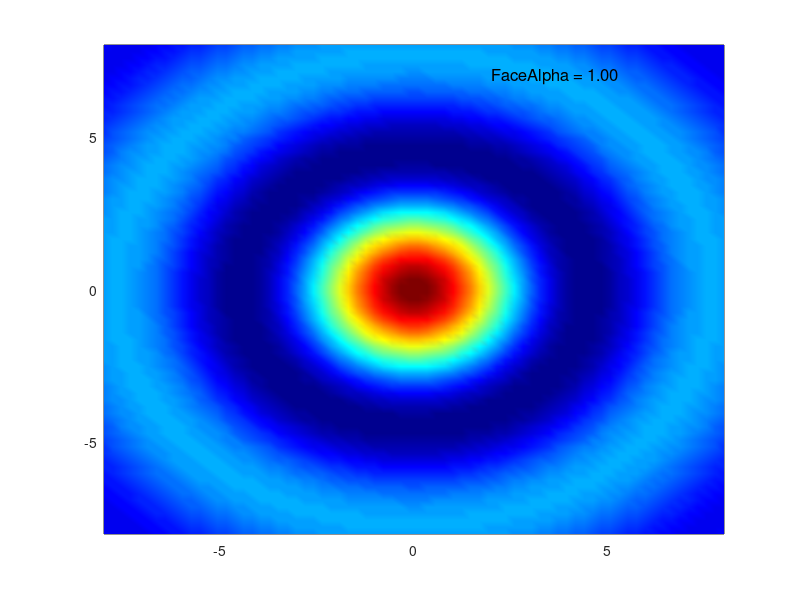

Here is the MATLAB script that generated this plot:
clf
# create sombrero
x = linspace(-8,8,72);
y = linspace(-8,8,74);
[xx,yy] = meshgrid(x,y);
r = sqrt(xx.^2 + yy.^2) + eps;
zz = sin (r) ./ r;

pcolor(xx,yy,zz);
colormap(jet);
h=get(gca,'Children');
shading interp;
ht=text(2,7,'FaceAlpha = 0.00');
set(ht,'FontSize',12);
for i=0:0.01:1.0
  set(h,'FaceAlpha',i);
  pause(0.02)
  msg=sprintf('FaceAlpha = %4.2f',i);
  set(ht,'String',msg);
end
disp('end of demonstration')
